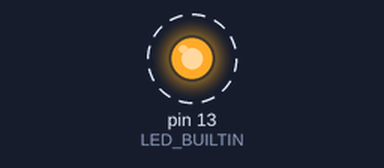
The sketch below on a simulated Arduino Uno, built with avr-gcc and run on an emulated ATmega328P. Shown: output pins drawn as LEDs (lit = HIGH). Dashed ring = blinking.

Above: at 0.05 s.
Timing chart, 0 to 3.0 s (numbered marks = the images above):
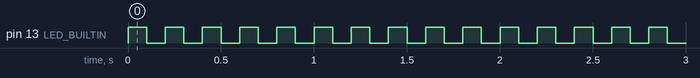

The sketch:

blink.ino
```cpp
const int blink_rate = 100; // ms

// the setup function runs once when you press reset or power the board
void setup() {
  // initialize digital pin LED_BUILTIN as an output.
  pinMode(LED_BUILTIN, OUTPUT);
}

// the loop function runs over and over again forever
void loop() {
  digitalWrite(LED_BUILTIN, HIGH);   // turn the LED on (HIGH is the voltage level)
  delay(blink_rate);                       // wait for a second
  digitalWrite(LED_BUILTIN, LOW);    // turn the LED off by making the voltage LOW
  delay(blink_rate);                       // wait for a second
}
```

Measured:
- by itself, pin 13 (LED_BUILTIN): alternates HIGH for 0.10 s and LOW for 0.10 s
